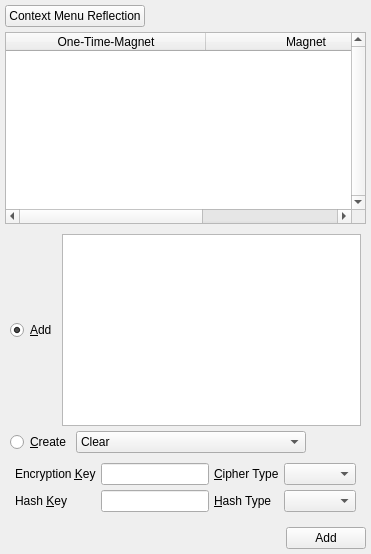
              <widget class="QWidget" name="tab_10">
               <attribute name="title">
                <string>&amp;Magnets</string>
               </attribute>
               <layout class="QVBoxLayout" name="verticalLayout_48">
                <property name="spacing">
                 <number>5</number>
                </property>
                <property name="margin">
                 <number>5</number>
                </property>
                <item>
                 <layout class="QHBoxLayout" name="horizontalLayout_71">
                  <property name="spacing">
                   <number>5</number>
                  </property>
                  <item>
                   <widget class="QPushButton" name="magnetsActionMenu">
                    <property name="text">
                     <string>Context Menu Reflection</string>
                    </property>
                   </widget>
                  </item>
                  <item>
                   <spacer name="horizontalSpacer_57">
                    <property name="orientation">
                     <enum>Qt::Horizontal</enum>
                    </property>
                    <property name="sizeHint" stdset="0">
                     <size>
                      <width>40</width>
                      <height>20</height>
                     </size>
                    </property>
                   </spacer>
                  </item>
                 </layout>
                </item>
                <item>
                 <widget class="QTableWidget" name="etpMagnets">
                  <property name="verticalScrollBarPolicy">
                   <enum>Qt::ScrollBarAlwaysOn</enum>
                  </property>
                  <property name="alternatingRowColors">
                   <bool>true</bool>
                  </property>
                  <property name="selectionMode">
                   <enum>QAbstractItemView::SingleSelection</enum>
                  </property>
                  <property name="selectionBehavior">
                   <enum>QAbstractItemView::SelectRows</enum>
                  </property>
                  <property name="horizontalScrollMode">
                   <enum>QAbstractItemView::ScrollPerPixel</enum>
                  </property>
                  <property name="sortingEnabled">
                   <bool>true</bool>
                  </property>
                  <attribute name="horizontalHeaderDefaultSectionSize">
                   <number>200</number>
                  </attribute>
                  <attribute name="horizontalHeaderStretchLastSection">
                   <bool>true</bool>
                  </attribute>
                  <column>
                   <property name="text">
                    <string>One-Time-Magnet</string>
                   </property>
                  </column>
                  <column>
                   <property name="text">
                    <string>Magnet</string>
                   </property>
                  </column>
                  <column>
                   <property name="text">
                    <string>OID</string>
                   </property>
                  </column>
                 </widget>
                </item>
                <item>
                 <widget class="QFrame" name="frame_2">
                  <property name="frameShape">
                   <enum>QFrame::NoFrame</enum>
                  </property>
                  <layout class="QVBoxLayout" name="verticalLayout_42" stretch="0,0,0">
                   <property name="spacing">
                    <number>5</number>
                   </property>
                   <property name="margin">
                    <number>5</number>
                   </property>
                   <item>
                    <layout class="QHBoxLayout" name="horizontalLayout_59">
                     <property name="spacing">
                      <number>5</number>
                     </property>
                     <item>
                      <widget class="QRadioButton" name="magnetRadio">
                       <property name="text">
                        <string>&amp;Add</string>
                       </property>
                       <property name="checked">
                        <bool>true</bool>
                       </property>
                      </widget>
                     </item>
                     <item>
                      <widget class="QTextEdit" name="etpMagnet">
                       <property name="sizePolicy">
                        <sizepolicy hsizetype="Expanding" vsizetype="Fixed">
                         <horstretch>0</horstretch>
                         <verstretch>0</verstretch>
                        </sizepolicy>
                       </property>
                       <property name="tabChangesFocus">
                        <bool>true</bool>
                       </property>
                       <property name="acceptRichText">
                        <bool>false</bool>
                       </property>
                      </widget>
                     </item>
                    </layout>
                   </item>
                   <item>
                    <layout class="QHBoxLayout" name="horizontalLayout_53">
                     <property name="spacing">
                      <number>5</number>
                     </property>
                     <item>
                      <widget class="QRadioButton" name="pairRadio">
                       <property name="text">
                        <string>&amp;Create</string>
                       </property>
                      </widget>
                     </item>
                     <item>
                      <widget class="QComboBox" name="generate">
                       <property name="sizeAdjustPolicy">
                        <enum>QComboBox::AdjustToContents</enum>
                       </property>
                       <property name="minimumContentsLength">
                        <number>25</number>
                       </property>
                       <item>
                        <property name="text">
                         <string>Clear</string>
                        </property>
                       </item>
                       <item>
                        <property name="text">
                         <string>Generate Key Pair</string>
                        </property>
                       </item>
                       <item>
                        <property name="text">
                         <string>Generate Encryption Key</string>
                        </property>
                       </item>
                       <item>
                        <property name="text">
                         <string>Generate MAC Key</string>
                        </property>
                       </item>
                      </widget>
                     </item>
                     <item>
                      <spacer name="horizontalSpacer_41">
                       <property name="orientation">
                        <enum>Qt::Horizontal</enum>
                       </property>
                       <property name="sizeHint" stdset="0">
                        <size>
                         <width>40</width>
                         <height>20</height>
                        </size>
                       </property>
                      </spacer>
                     </item>
                    </layout>
                   </item>
                   <item>
                    <widget class="QFrame" name="pairFrame">
                     <property name="frameShape">
                      <enum>QFrame::NoFrame</enum>
                     </property>
                     <layout class="QVBoxLayout" name="verticalLayout_45">
                      <property name="spacing">
                       <number>5</number>
                      </property>
                      <property name="margin">
                       <number>5</number>
                      </property>
                      <item>
                       <layout class="QGridLayout" name="gridLayout_7">
                        <property name="spacing">
                         <number>5</number>
                        </property>
                        <item row="0" column="4">
                         <widget class="QLabel" name="label_52">
                          <property name="text">
                           <string>&amp;Cipher Type</string>
                          </property>
                          <property name="buddy">
                           <cstring>etpCipherType</cstring>
                          </property>
                         </widget>
                        </item>
                        <item row="1" column="2">
                         <widget class="QLabel" name="label_51">
                          <property name="text">
                           <string>Hash &amp;Key</string>
                          </property>
                          <property name="buddy">
                           <cstring>etpMacKey</cstring>
                          </property>
                         </widget>
                        </item>
                        <item row="0" column="5">
                         <widget class="QComboBox" name="etpCipherType">
                          <property name="sizeAdjustPolicy">
                           <enum>QComboBox::AdjustToContents</enum>
                          </property>
                         </widget>
                        </item>
                        <item row="0" column="3">
                         <widget class="QLineEdit" name="etpEncryptionKey"/>
                        </item>
                        <item row="0" column="2">
                         <widget class="QLabel" name="label_50">
                          <property name="text">
                           <string>Encryption &amp;Key</string>
                          </property>
                          <property name="buddy">
                           <cstring>etpEncryptionKey</cstring>
                          </property>
                         </widget>
                        </item>
                        <item row="1" column="3">
                         <widget class="QLineEdit" name="etpMacKey"/>
                        </item>
                        <item row="1" column="4">
                         <widget class="QLabel" name="label_57">
                          <property name="text">
                           <string>&amp;Hash Type</string>
                          </property>
                          <property name="buddy">
                           <cstring>etpHashType</cstring>
                          </property>
                         </widget>
                        </item>
                        <item row="1" column="5">
                         <widget class="QComboBox" name="etpHashType">
                          <property name="sizeAdjustPolicy">
                           <enum>QComboBox::AdjustToContents</enum>
                          </property>
                         </widget>
                        </item>
                       </layout>
                      </item>
                     </layout>
                    </widget>
                   </item>
                  </layout>
                 </widget>
                </item>
                <item>
                 <layout class="QHBoxLayout" name="horizontalLayout_57">
                  <property name="spacing">
                   <number>5</number>
                  </property>
                  <item>
                   <spacer name="horizontalSpacer_49">
                    <property name="orientation">
                     <enum>Qt::Horizontal</enum>
                    </property>
                    <property name="sizeHint" stdset="0">
                     <size>
                      <width>40</width>
                      <height>20</height>
                     </size>
                    </property>
                   </spacer>
                  </item>
                  <item>
                   <widget class="QPushButton" name="addMagnet">
                    <property name="text">
                     <string>Add</string>
                    </property>
                   </widget>
                  </item>
                 </layout>
                </item>
               </layout>
              </widget>
